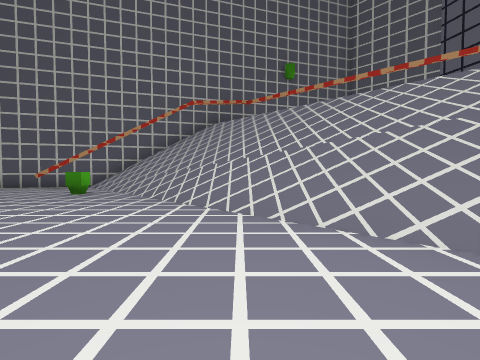
View 1 (above)

23 first-person views from a walk through a 3-D level made in the Godot game engine. The camera is 1.2 m above the floor, tilts 2° down and sees 85° across. The floor is counted in squares, 2 m on a side. Each view is taken from the middle of a square. On the plan, view 1 faces up. The plan holds only what a view shows up to about 9 squares ahead; the rest is blank. The place goes on beyond the plan.

View 2
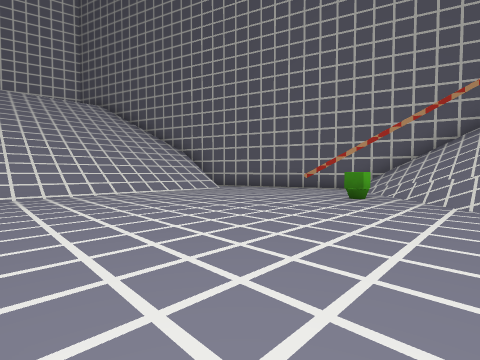

View 3
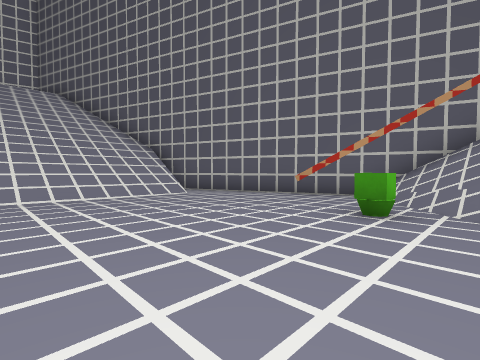

View 4
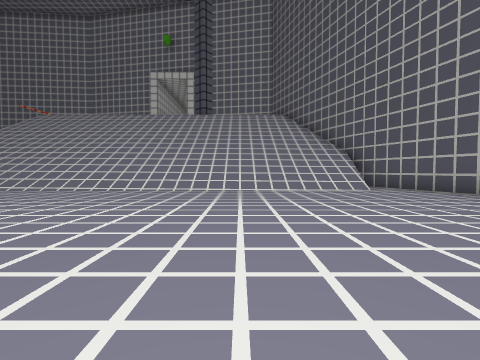

View 5
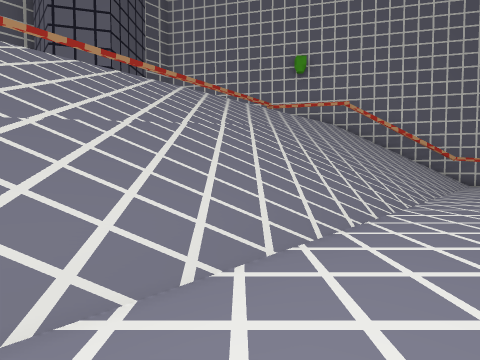

View 6
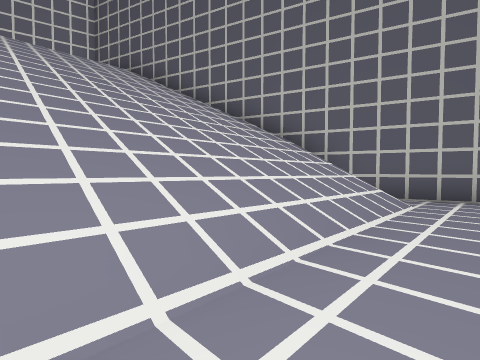

View 7
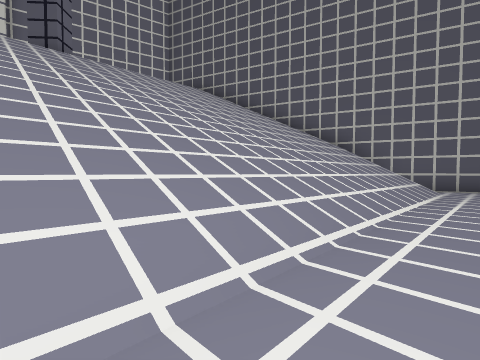

View 8
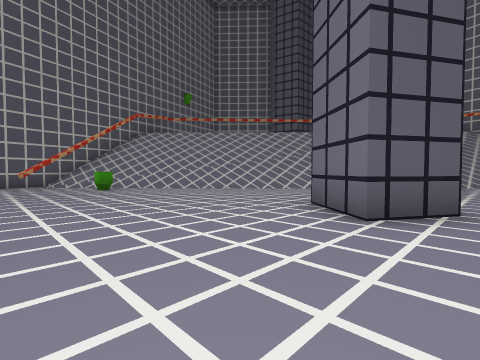

View 9
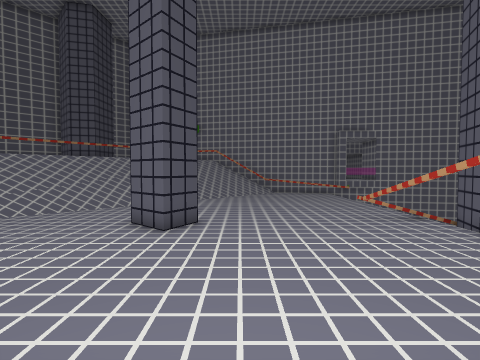

View 10
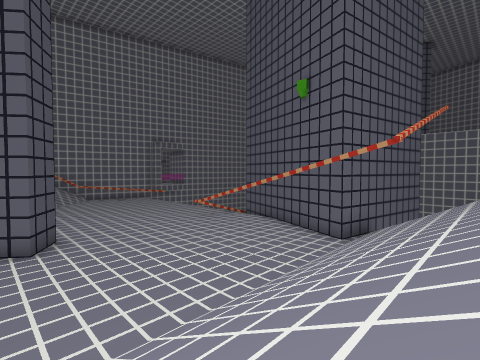

View 11
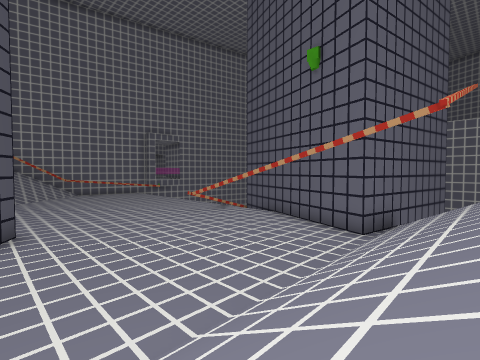

View 12
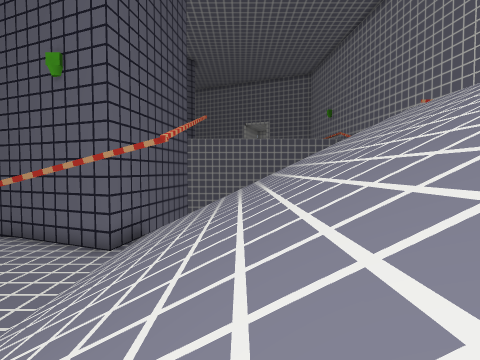

View 13
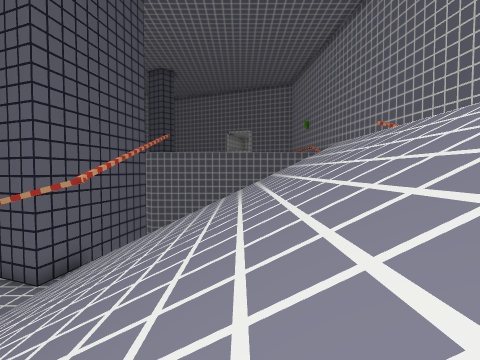

View 14
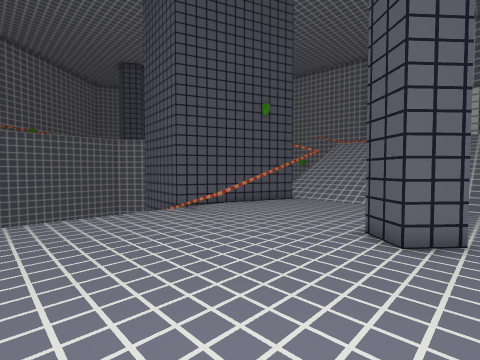

View 15
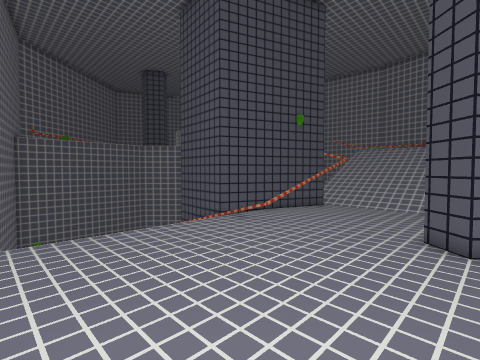

View 16
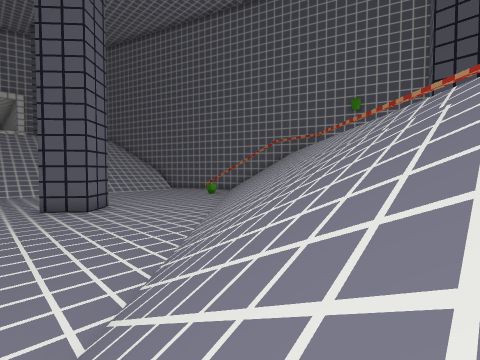

View 17
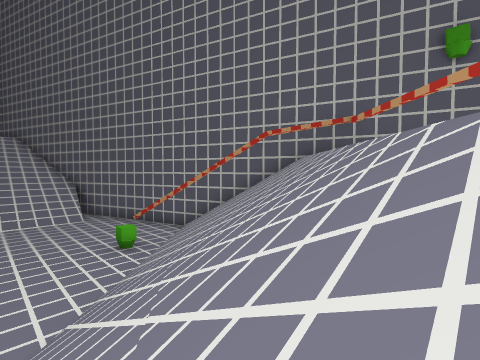

View 18
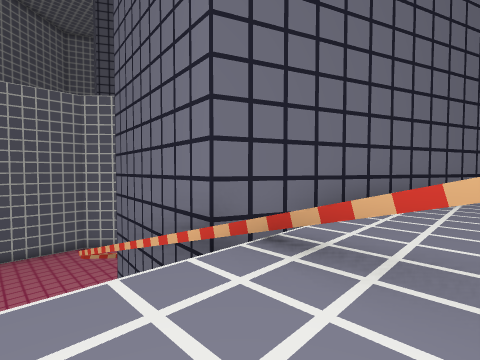

View 19
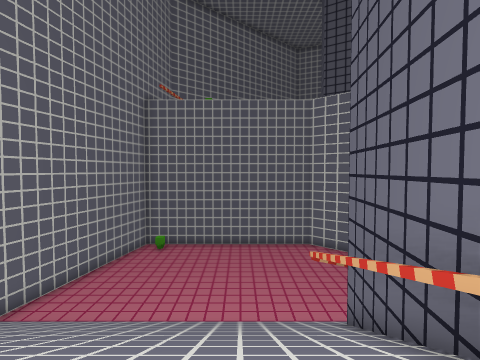

View 20
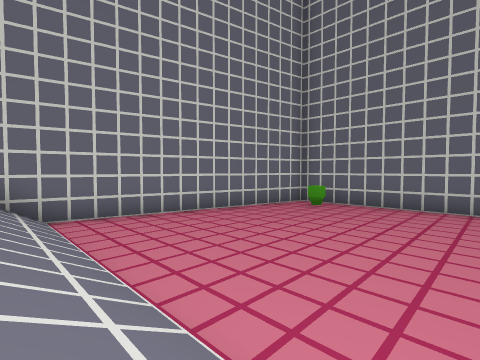

View 21
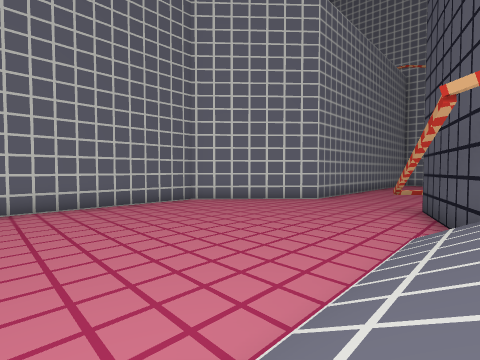

View 22
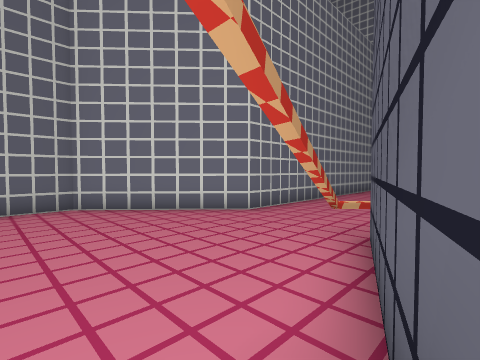

View 23
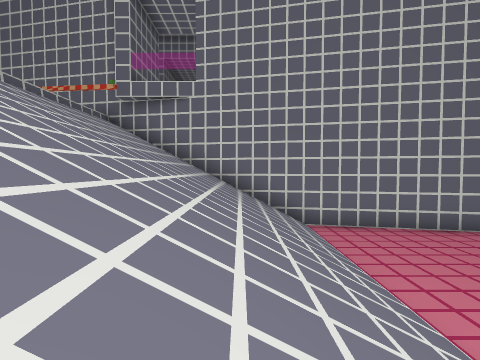

### Floor plan
Key: @ floor where view 1 was taken; # wall or solid block; . main floor; : floor 5 m higher than the main floor; - floor 7 m lower than the main floor; + floor 8 m higher than the main floor; / step, stairs or slope; v drop or lower ground; O other object.
Columns run from 17 left of view 1 to 8 right of it. Each row starts with its distance up from view 1.
 11              ######
 10           ####///:##
  9        ####.//////:##
  8     ####...#.//////:##
  7  ####///.....O//////:##
  6 ##//////.......//////:##
  5 +///////........//////:##
  4 +///////.........//////:##
  3 +///////..........//////:#
  2 +///////...........//////:
  1 /////////...........//////
  0 +////////.....##.@.../////
 -1  ////////.....##......////
 -2   ///////..............///
 -3  ////////...............//
 -4 +////////................/
 -5 +////////................
 -6 +////////................
 -7 +////////................
 -8 +////////......#.........#
 -9 vv///////###...... .....##
-10         ## #####    //// #
-11                #/////////#
-12               ##/////////#
-13               #//////////#
-14               #//////////#
-15             ###/////////##
-16           ###-----------#
-17         --##------------#
-18        -----------------#
-19        -----------------#
-20        ----------------##
-21        ####------------#
-22           ##-----------#
-23            ##--------O-
-24             ##########

Where each view was taken, in squares from view 1:
view 1: 0 up, 0 right, facing up
view 2: 1 up, 2 left, facing up-left
view 3: 3 up, 3 left, facing up-left
view 4: 3 up, 1 left, facing left
view 5: 3 up, 1 left, facing right
view 6: 2 up, 8 left, facing up-left
view 7: 1 down, 8 left, facing up-left
view 8: 2 down, 7 left, facing up-right
view 9: 3 down, 11 left, facing right
view 10: 0 up, 12 left, facing down-right
view 11: 1 down, 11 left, facing down-right
view 12: 1 down, 12 left, facing down
view 13: 1 down, 14 left, facing down
view 14: 1 up, 5 right, facing down-left
view 15: 0 up, 7 right, facing down-left
view 16: 3 down, 8 right, facing up-left
view 17: 4 up, 3 right, facing up-left
view 18: 8 down, 0 right, facing down-left
view 19: 9 down, 0 right, facing down
view 20: 15 down, 0 right, facing down-right
view 21: 15 down, 2 right, facing down-left
view 22: 15 down, 2 left, facing down-left
view 23: 14 down, 1 left, facing right
